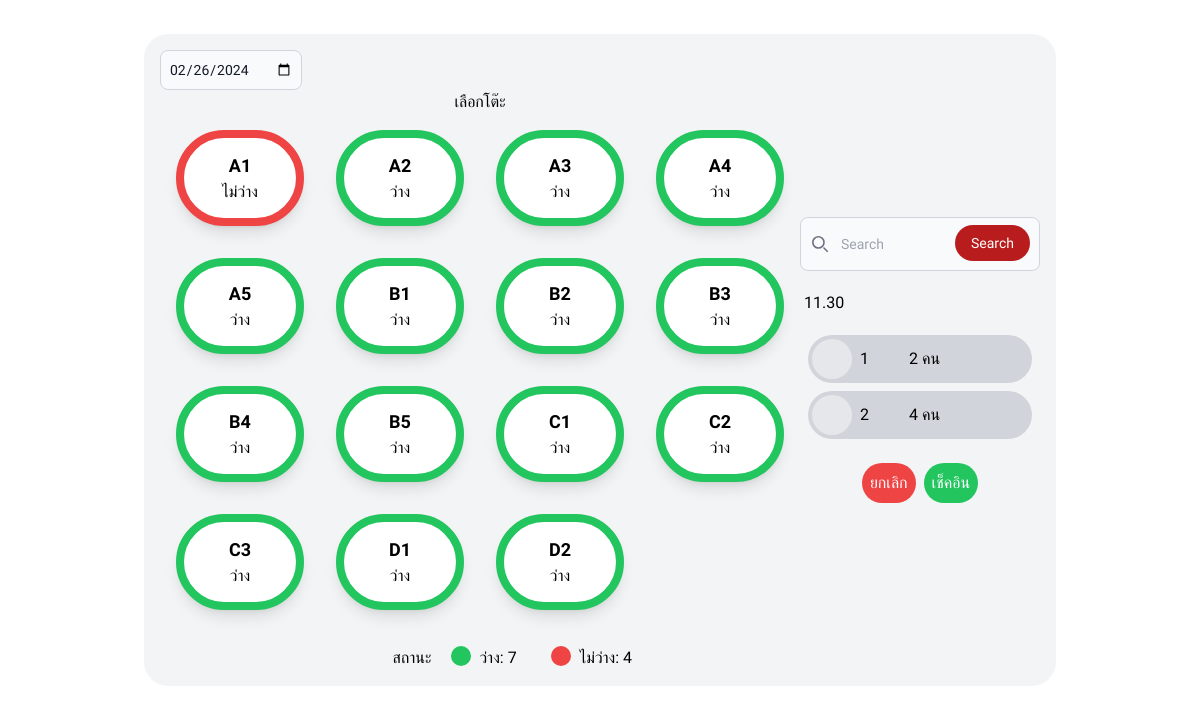
The app's page /projectWebProJeena/table.php with its own data.
### tables this page shows
CREATE TABLE `tabletype` (
  `tableTypeId` varchar(2) NOT NULL,
  `tableSize` enum('2','4','6','8') NOT NULL,
  `tableTypeStatus` enum('ว่าง','ไม่ว่าง') NOT NULL
);

CREATE TABLE `reservation` (
  `reservationId` int(11) NOT NULL,
  `custId` int(11) NOT NULL,
  `tableTypeId` varchar(2) NOT NULL,
  `appointmentDateTime` datetime NOT NULL DEFAULT current_timestamp(),
  `peopleReserved` int(11) NOT NULL
);

### projectWebProJeena/table.php (the view, shortened to what this page needs)
<!DOCTYPE html>
<html lang="th">
<head>
    <script src="https://cdn.tailwindcss.com"></script>
</head>
<body class="bg-white" style="
      font-family: Prompt, sans-serif;
      font-weight: 300;
      font-style: normal;
    ">
    <div class="flex justify-center items-center mt-[-5%]">
        <div class="flex flex-wrap justify-center h-screen items-center">
            <div class="box-border w-90 p-4 mt-10 bg-gray-100 rounded-3xl flex justify-center items-center selfs-center">
                <div class="w-50">
                    <input type="date" id="selectedDate" name="selectedDate" class="block w-30 p-2 text-sm text-gray-900 border border-gray-300 rounded-lg bg-gray-50" required>
                    <p class="font-[20%] font-medium text-center"> เลือกโต๊ะ</p>
                    <div class="grid grid-cols-1 sm:grid-cols-2 md:grid-cols-3 lg:grid-cols-4 xl:grid-cols-5 gap-8 p-4 ">
                        <?php
                        $servername = "localhost";
                        $username = "root";
                        $password = "";
                        $dbname = "maji";
                        $conn = new mysqli($servername, $username, $password, $dbname);
                        $sql = "SELECT tableTypeId, tableTypeStatus FROM tableType";
                        $result = $conn->query($sql);
                        if ($result->num_rows > 0) {
                            while ($row = $result->fetch_assoc()) {
                                $tableName = $row['tableTypeId'];
                                $status = $row['tableTypeStatus'];
                                echo '<div class="rounded-full bg-white w-32 h-24 flex items-center justify-center text-black border-8 ';
                                if ($status == 'ว่าง') {
                                    echo 'border-green-500';
                                } elseif ($status == 'ไม่ว่าง') {
                                    echo 'border-red-500';
                                } else {
                                    echo 'border-gray-500';
                                }
                                echo ' shadow-lg hover:scale-110 transition-transform duration-100 hover:animate-pulse">';
                                echo '<p class="text-center" name="customer"><span class="font-bold text-lg" name="table">' . $tableName . '</span><br>' . $status . '</p>';
                                echo '</div>';
                            }
                        } else {
                            echo "No results";
                        }
                        ?>
                    </div>
                    <div class="flex justify-center ml-1 mt-5">
                        <p class="font-[20%] font-medium text-center mr-5">สถานะ</p>
                        <span class="rounded-full bg-green-500 w-5 h-5 flex text-center whitespace-nowrap">
                            <p class="ml-7" name="statusfree">ว่าง: 7</p>
                        </span>
                        <span class="rounded-full bg-red-500 w-5 h-5 flex text-center ml-20 whitespace-nowrap">
                            <p class="ml-7" name="statusbusy">ไม่ว่าง: 4</p>
                        </span>
                    </div>
                </div>
                <div class="w-60">
                    <form class="rounded-full">
                        <div class="relative">
                            <div class="absolute inset-y-0 start-0 flex items-center ps-3 pointer-events-none">
                            </div>
                            <input type="search" id="default-search" class="block w-full p-4 ps-10 text-sm text-gray-900 border border-gray-300 rounded-lg bg-gray-50 " placeholder="Search" required />
                            <button type="submit" class="text-white absolute end-2.5 bottom-2.5 bg-red-700 hover:bg-red-400 focus:ring-4 focus:outline-none focus:ring-blue-300 font-medium rounded-full text-sm px-4 py-2 bg-blue-600 hover:bg-blue-700 focus:ring-blue-800">Search</button>
                        </div>
                    </form>
                    <div class="overflow-y-auto max-h-80">
                        <?php
                        $sql = "SELECT * FROM reservation";
                        $result = $conn->query($sql);
                        if ($result->num_rows > 0) {
                            echo '<p name="time" class="font-medium mt-5 ml-1 mb-5">11.30</p>';
                            while ($row = $result->fetch_assoc()) {
                                $tableName = $row['table_name'];
                                $customerName = $row['custId'];
                                $numberOfPeople = $row['peopleReserved'];
                                echo '<div class="rounded-full box-border bg-gray-300 hover:bg-gray-500 hover:text-black p-1 m-2">';
                                echo '<span class="flex rounded-full bg-gray-200 w-10 h-10 p-2 whitespace-nowrap">' . $tableName . '<p class="ml-10">' . $customerName . '<span class="ml-10">' . $numberOfPeople . ' คน</span></p></span>';
                                echo '</div>';
                            }
                        } else {
                            echo "No results";
                        }
                        ?>
                    </div>
                    <div class="flex justify-center gap-2 mt-4">
                        <button class="bg-red-500 hover:bg-red-700 text-white  p-2 rounded-full">ยกเลิก</button>
                        <button class="bg-green-500 hover:bg-green-700 text-white  p-2 rounded-full">เช็คอิน</button>
                    </div>
                </div>
            </div>
        </div>
    </div>
</body>
</html>

### projectWebProJeena/table.php (style rules this page uses)
html { scroll-behavior: smooth; }

### records on screen
tabletype: tableTypeId "A1", tableTypeStatus "ไม่ว่าง"
tabletype: tableTypeId "A2", tableTypeStatus "ว่าง"
tabletype: tableTypeId "A3", tableTypeStatus "ว่าง"
tabletype: tableTypeId "A4", tableTypeStatus "ว่าง"
tabletype: tableTypeId "A5", tableTypeStatus "ว่าง"
tabletype: tableTypeId "B1", tableTypeStatus "ว่าง"
tabletype: tableTypeId "B2", tableTypeStatus "ว่าง"
tabletype: tableTypeId "B3", tableTypeStatus "ว่าง"
tabletype: tableTypeId "B4", tableTypeStatus "ว่าง"
tabletype: tableTypeId "B5", tableTypeStatus "ว่าง"
tabletype: tableTypeId "C1", tableTypeStatus "ว่าง"
tabletype: tableTypeId "C2", tableTypeStatus "ว่าง"
tabletype: tableTypeId "C3", tableTypeStatus "ว่าง"
tabletype: tableTypeId "D1", tableTypeStatus "ว่าง"
tabletype: tableTypeId "D2", tableTypeStatus "ว่าง"
reservation: custId "1", peopleReserved "2"
reservation: custId "2", peopleReserved "4"
